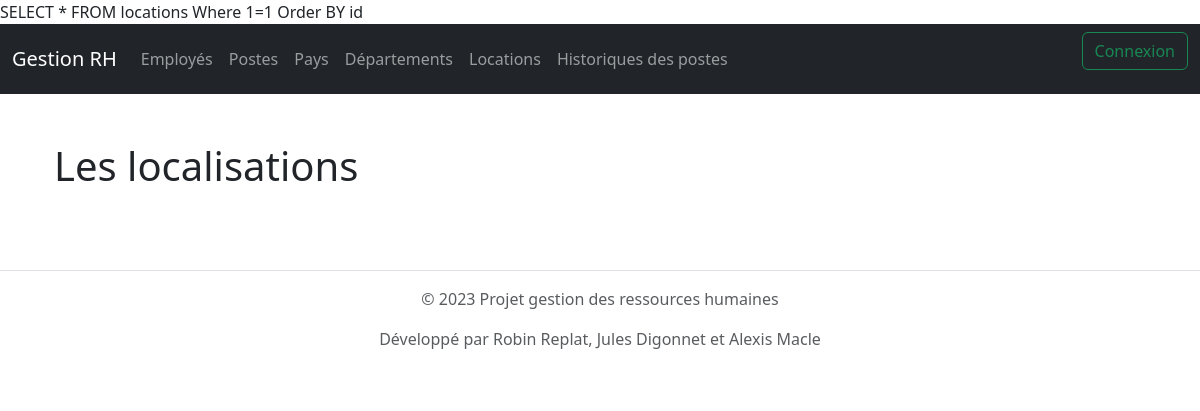
The page /locations on the database as committed earlier.
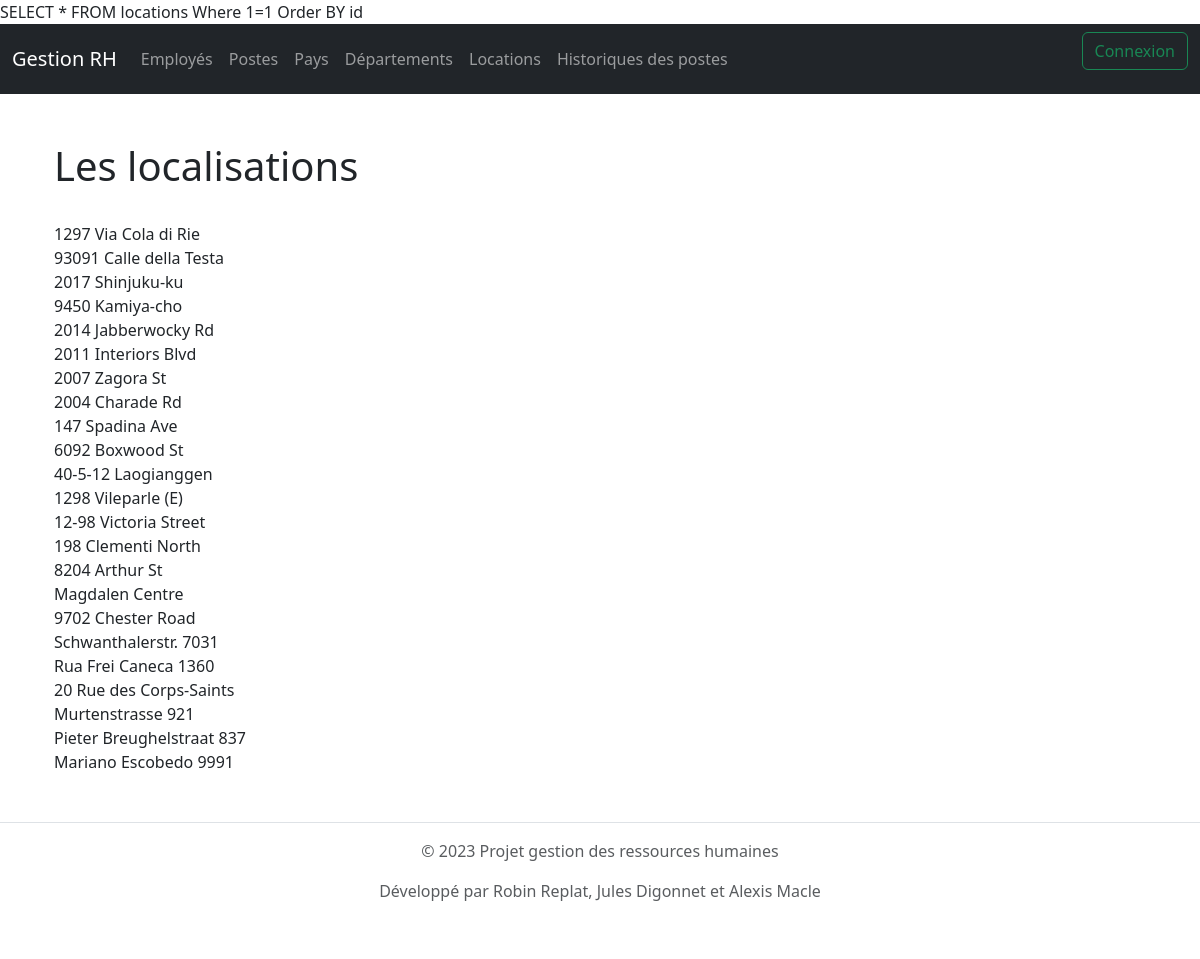
The same page on the database as committed later.
### tables this page shows
CREATE TABLE `locations` (
  `id` int NOT NULL,
  `STREET_ADDRESS` varchar(255) NOT NULL,
  `POSTAL_CODE` varchar(255) NOT NULL,
  `CITY` varchar(255) NOT NULL,
  `STATE_PROVINCE` varchar(255) DEFAULT NULL,
  `COUNTRY_ID` int NOT NULL
);

### src/controllers/locations.php (called while the page is built, shortened)
<?php
class locations extends controller
{
    var $location;
    public function __construct()
    {
        $this->location = $this->models['location'];
    }
    public function index(): void
    {
        $d = [];
        $d['locations'] = $this->location->getAlllocations();
        $this->render('index');
    }
}

### src/core/model.php (called while the page is built, shortened)
<?php
class Model
{
    public $table;
    public $conf = "default";
    public $db;
    function __construct()
    {
        $conf = conf::$databases[$this->conf];
        try {
            $this->db = new PDO(
                'mysql:host=' . $conf['host'] . ';dbname=' . $conf['database'],
                $conf['public'],
                $conf['password'],
                array(
                    PDO::MYSQL_ATTR_INIT_COMMAND => 'SET NAMES utf8',
                    PDO::ATTR_ERRMODE => PDO::ERRMODE_WARNING
                )
            );
        } catch (PDOException $e) {
            print "Erreur !: " . $e->getMessage() . "<br/>";
            die();
        }
    }
    function find($data)
    {
        $fields = "*";
        $inner = " ";
        $union = " ";
        $group = " ";
        $condition = "1=1";
        $order = "id";
        $limit = " ";
        if (isset($data['order'])) {
            $order = $data['order'];
        }
        $sql = 'SELECT ' . $fields .
            ' FROM ' . $this->table .
            '  ' . $inner .
            ' Where ' . $condition .
            ' ' . $union .
            ' ' . $group .
            ' Order BY ' . $order .
            ' ' . $limit;
        $stmt = $this->db->prepare($sql);
        if ($stmt->execute()) {
            $data = $stmt->fetchall(PDO::FETCH_OBJ);
            return $data;
        } else {
            echo "<br/> erreur SQL";
        }
    }
}

### src/models/location.php (called while the page is built, shortened)
<?php
class location extends Model
{
    public function getAlllocations(): false|array|null
    {
        return $this->find(array(
            "order" => ' id',
        ));
    }
}

### src/views/locations/index.php (the view)
<div class="container-fluid !direction !spacing">
    <div class="row">
        <div class="col">
            <br>
            <h1> Les localisations </h1>
            <br>
            <?php
            foreach ($locations as $l) {
                echo $l->STREET_ADDRESS ."<br>";
            }
            ?>
            <br>
        </div>
    </div>
</div>

Rows that differ between the two databases and show on the page:
added locations: STREET_ADDRESS "1297 Via Cola di Rie"
added locations: STREET_ADDRESS "93091 Calle della Testa"
added locations: STREET_ADDRESS "2017 Shinjuku-ku"
added locations: STREET_ADDRESS "9450 Kamiya-cho"
added locations: STREET_ADDRESS "2014 Jabberwocky Rd"
added locations: STREET_ADDRESS "2011 Interiors Blvd"
added locations: STREET_ADDRESS "2007 Zagora St"
added locations: STREET_ADDRESS "2004 Charade Rd"
added locations: STREET_ADDRESS "147 Spadina Ave"
added locations: STREET_ADDRESS "6092 Boxwood St"
added locations: STREET_ADDRESS "40-5-12 Laogianggen"
added locations: STREET_ADDRESS "1298 Vileparle (E)"
added locations: STREET_ADDRESS "12-98 Victoria Street"
added locations: STREET_ADDRESS "198 Clementi North"
added locations: STREET_ADDRESS "8204 Arthur St"
added locations: STREET_ADDRESS "Magdalen Centre"
added locations: STREET_ADDRESS "9702 Chester Road"
added locations: STREET_ADDRESS "Schwanthalerstr. 7031"
added locations: STREET_ADDRESS "Rua Frei Caneca 1360"
added locations: STREET_ADDRESS "20 Rue des Corps-Saints"
added locations: STREET_ADDRESS "Murtenstrasse 921"
added locations: STREET_ADDRESS "Pieter Breughelstraat 837"
added locations: STREET_ADDRESS "Mariano Escobedo 9991"
